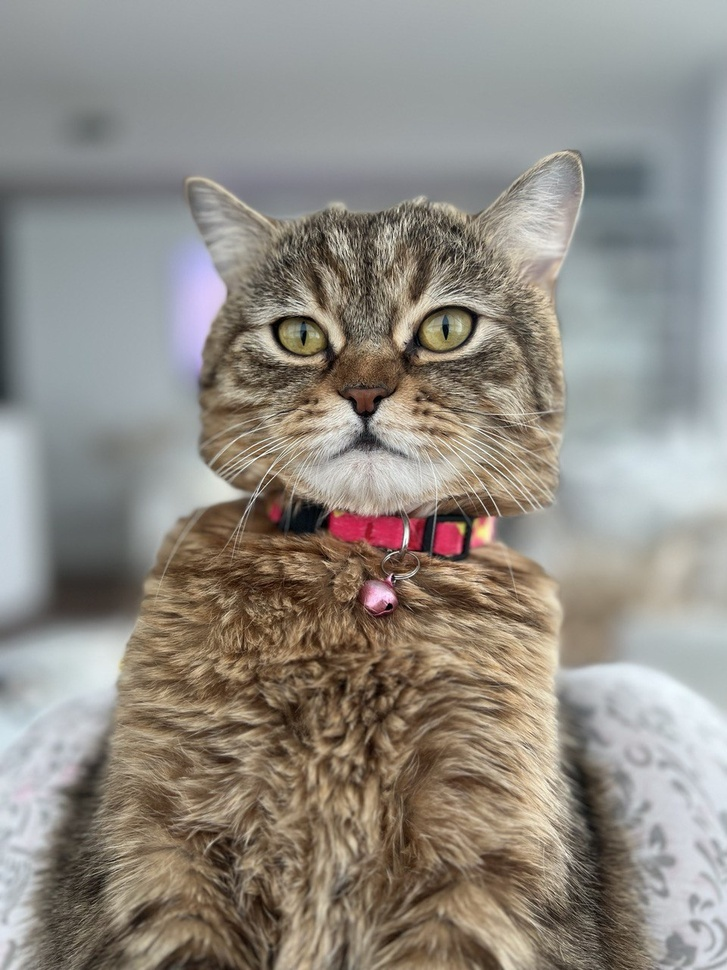
#> input picture image.jpg, 727 x 970 px, shrunk from 960 x 1280 before the run, given in place of findikh.jpeg, which was not available
$ jupyter execute Thresholding_techniques.ipynb
#> lines starting #> are read from the running program, lines starting #| are printed output that depends on the picture; after the words box and inside, x2 and y2 are one past the last pixel; in counts of white or black regions, pixels touching at a corner belong together; pictures that were not available may be replaced by others from this repository, and a replacement may not be noted
[cell 1]
import cv2
from matplotlib import pyplot as plt
from __future__ import print_function
import argparse


# Load the image
image_path = 'cat.jpeg'
original_image = cv2.imread('findikh.jpeg')
#> original_image is the input picture: shape (970, 727, 3); mean B, G, R 131.8, 139.5, 144.8

[cell 2]
# Convert the image to grayscale
gray_image= cv2.cvtColor(original_image, cv2.COLOR_BGR2GRAY)
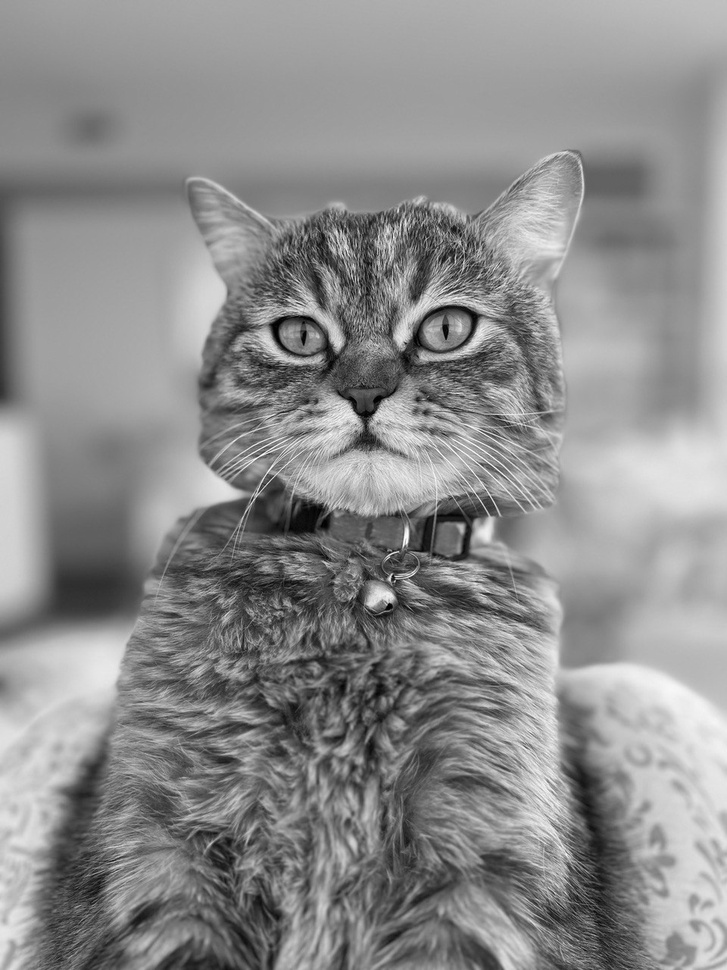
#> gray_image: shape (970, 727); min 0, max 255, mean 140.2

[cell 3]
blurred = cv2.GaussianBlur(original_image, (5, 5), 0)

[cell 4]
# Display the original and grayscale images
plt.figure(figsize=(10, 5))

plt.subplot(1, 2, 1)
plt.imshow(cv2.cvtColor(original_image, cv2.COLOR_BGR2RGB))
plt.title('Original Image')
plt.axis('off')

plt.subplot(1, 2, 2)
plt.imshow(gray_image, cmap='gray')
plt.title('Grayscale Image')
plt.axis('off')

plt.show()
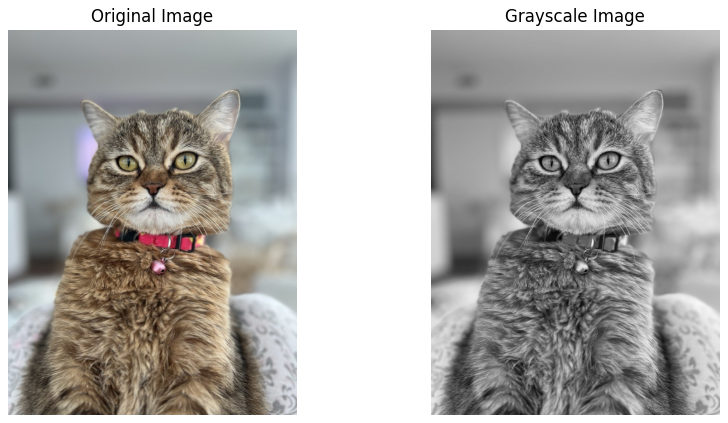
#> figure drawn by matplotlib, 2 panels

[cell 5]
# Apply different thresholding techniques

# Simple Thresholding

thresh_simple = cv2.threshold(gray_image, 127, 255, cv2.THRESH_BINARY)[1]
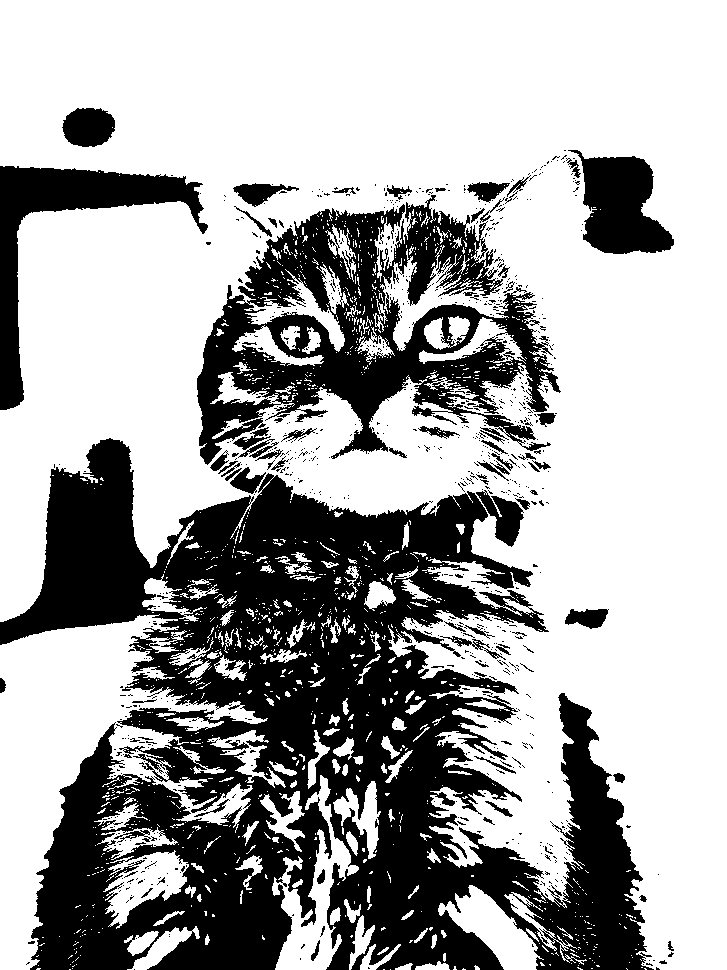
#> thresh_simple: shape (970, 727); 65.7% white; 910 black regions (827 under 20 px), largest, box (x1, y1, x2, y2) and area: (0, 438, 654, 970) 170216, (197, 195, 561, 465) 41130, (0, 166, 208, 410) 11117


# Adaptive Thresholding
thresh_adaptive = cv2.adaptiveThreshold(gray_image, 255, cv2.ADAPTIVE_THRESH_GAUSSIAN_C,
                                        cv2.THRESH_BINARY, 11, 2)
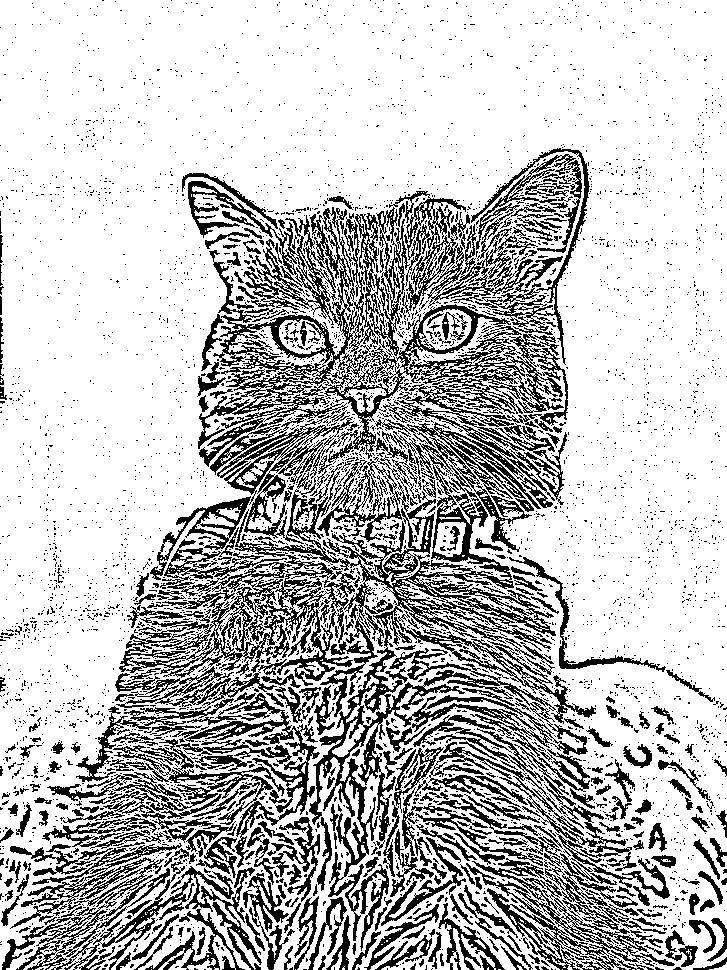
#> thresh_adaptive: shape (970, 727); 75.3% white; black in thin lines or dots

# Otsu's Thresholding
thresh_otsu = cv2.threshold(gray_image, 0, 255, cv2.THRESH_BINARY + cv2.THRESH_OTSU)[1]
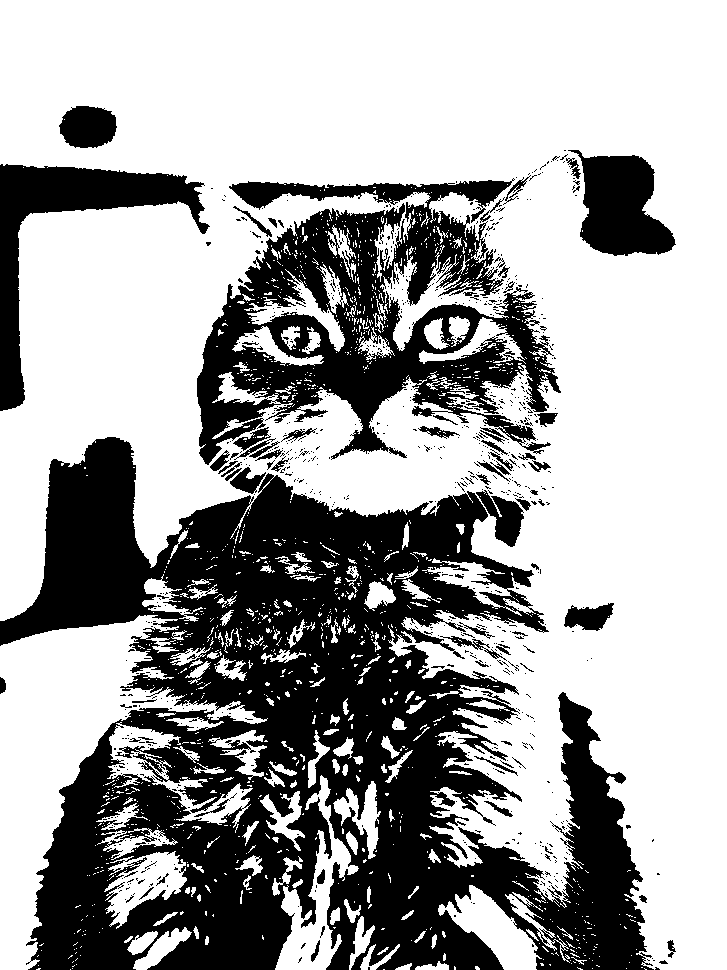
#> thresh_otsu: shape (970, 727); 64.2% white; 845 black regions (766 under 20 px), largest, box (x1, y1, x2, y2) and area: (0, 437, 654, 970) 175041, (197, 178, 561, 465) 46342, (0, 164, 210, 411) 11842

# Gaussian's Thresholding
gaussianthresh = cv2.adaptiveThreshold(gray_image,255, cv2.ADAPTIVE_THRESH_GAUSSIAN_C, cv2.THRESH_BINARY_INV,15, 3)
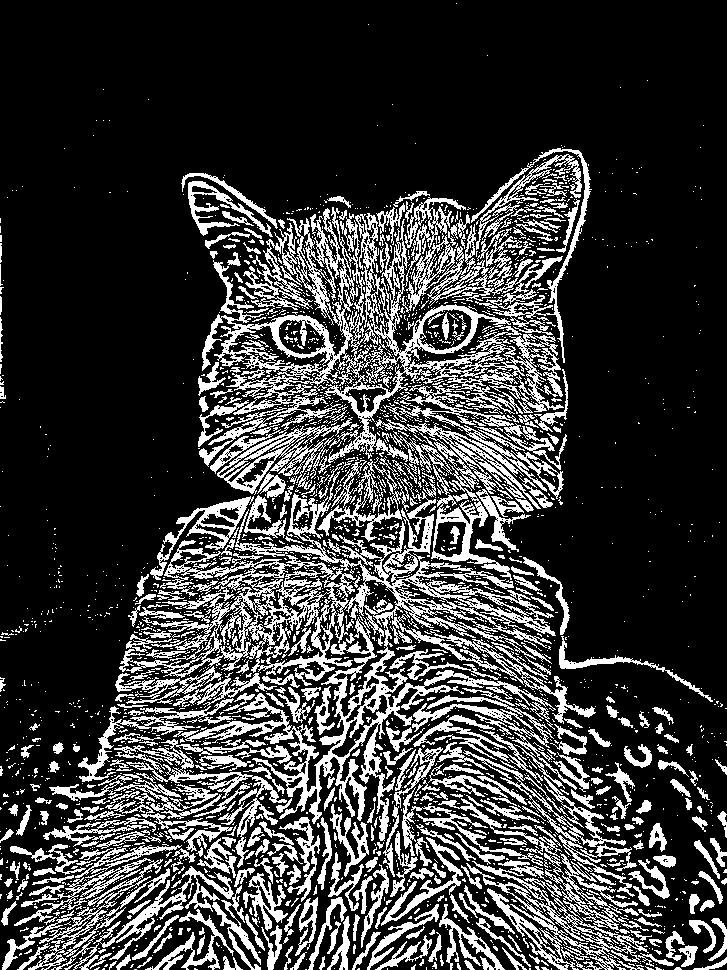
#> gaussianthresh: shape (970, 727); 23.1% white; 2743 white regions (2243 under 20 px), largest, box (x1, y1, x2, y2) and area: (119, 471, 556, 841) 26664, (199, 207, 564, 474) 21004, (466, 860, 649, 970) 4714

[cell 6]
# Display the thresholded images
plt.figure(figsize=(15, 5))

plt.subplot(1, 4, 1)
plt.imshow(thresh_simple, cmap='gray')
plt.title('Simple Thresholding')
plt.axis('off')

plt.subplot(1, 4, 2)
plt.imshow(thresh_adaptive, cmap='gray')
plt.title('Adaptive Thresholding')
plt.axis('off')

plt.subplot(1, 4, 3)
plt.imshow(thresh_otsu, cmap='gray')
plt.title("Otsu's Thresholding")
plt.axis('off')

plt.subplot(1, 4, 4)
plt.imshow(gaussianthresh, cmap='gray')
plt.title("Gaussian's Thresholding")
plt.axis('off')


plt.show()
